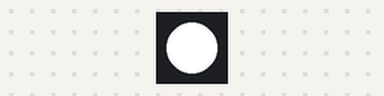
Simulated run of this program. Board: ESP8266 (NodeMCU). Shown: 1 RGB LEDs in strip order, left to right. What the program prints to the serial monitor is not drawn.

Above: at 0.5 s.
At 1.5 s:
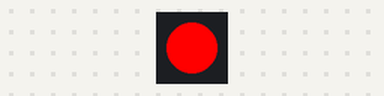
At 2.5 s:
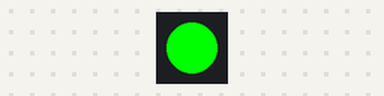
At 4.5 s:
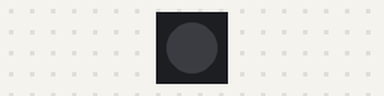
Timing chart, 0 to 6.5 s (numbered marks = the images above):
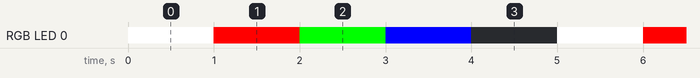

The program:

main.cpp
```cpp
#include <Arduino.h>
#include <FastLED.h>

constexpr int pixel_count = 1;
constexpr int data_pin = D2;
constexpr int clock_pin = D1;

CRGB pixel_colors[pixel_count];

void setup() {
  Serial.begin(9600);
  FastLED.addLeds<WS2801, data_pin, clock_pin, RGB>(pixel_colors, pixel_count);
}

void loop() {
  Serial.println("loop");
  pixel_colors[0] = CRGB(255, 255, 255);
  FastLED.show();
  delay(1000);

  pixel_colors[0] = CRGB(255, 0, 0);
  FastLED.show();
  delay(1000);

  pixel_colors[0] = CRGB(0, 255, 0);
  FastLED.show();
  delay(1000);

  pixel_colors[0] = CRGB(0, 0, 255);
  FastLED.show();
  delay(1000);

  pixel_colors[0] = CRGB(0, 0, 0);
  FastLED.show();
  delay(1000);
}
```

Measured:
- by itself, RGB LED 0: repeats every 5.0 s: RGB(255, 0, 0) 1.0 s, RGB(0, 255, 0) 1.0 s, RGB(0, 0, 255) 1.0 s, off 1.0 s, RGB(255, 255, 255) 1.0 s
- by itself, everything shown: repeats every 5.0 s, in 5 steps
